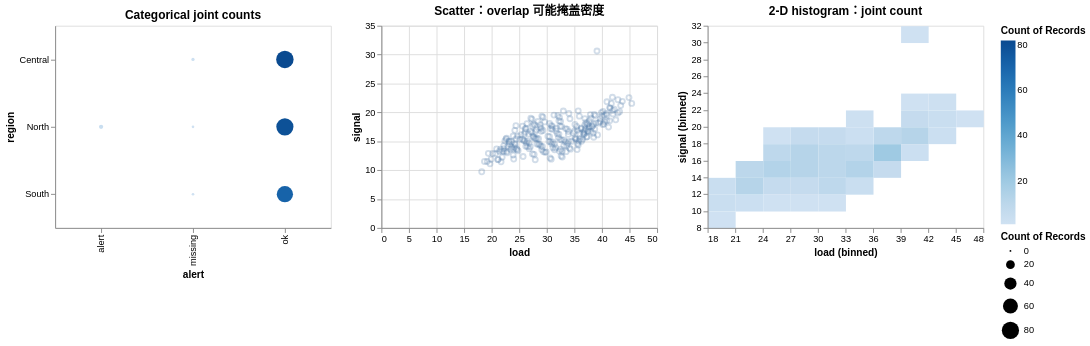

Write notebook code for a chart like this one.
### Markdown cell above
## 5. Joint distributions：margins 不能重建 combinations

分别知道两个 variables 的 marginal distributions，不能确定每个 cell 的 joint count。Scatter 饱和时换 2-D histogram；同样要改变 x/y bin step 做 sensitivity check。

### Code cell
category_joint = (
    alt.Chart(observations, width=300, height=220).mark_circle()
    .encode(x="alert:N", y="region:N", size="count():Q", color="count():Q")
    .properties(title="Categorical joint counts"))
joint_points = (
    alt.Chart(observations, width=300, height=220).mark_point(opacity=0.25)
    .encode(x="load:Q", y="signal:Q")
    .properties(title="Scatter：overlap 可能掩盖密度"))
joint_bins = (
    alt.Chart(observations, width=300, height=220).mark_rect()
    .encode(
        x=alt.X("load:Q").bin(step=3),
        y=alt.Y("signal:Q").bin(step=2), color="count():Q")
    .properties(title="2-D histogram：joint count"))
display(category_joint | joint_points | joint_bins)

### Figure 1 — Vega-Lite specification as saved in the notebook (floating-point values rounded to 4 significant figures; data arrays with more than 128 entries replaced by an {"elided": "..."} marker saying what was removed)
{"config": {"view": {"continuousWidth": 300, "continuousHeight": 300}}, "hconcat": [{"mark": {"type": "circle"}, "encoding": {"color": {"aggregate": "count", "type": "quantitative"}, "size": {"aggregate": "count", "type": "quantitative"}, "x": {"field": "alert", "type": "nominal"}, "y": {"field": "region", "type": "nominal"}}, "height": 220, "title": "Categorical joint counts", "width": 300}, {"mark": {"type": "point", "opacity": 0.25}, "encoding": {"x": {"field": "load", "type": "quantitative"}, "y": {"field": "signal", "type": "quantitative"}}, "height": 220, "title": "Scatter：overlap 可能掩盖密度", "width": 300}, {"mark": {"type": "rect"}, "encoding": {"color": {"aggregate": "count", "type": "quantitative"}, "x": {"bin": {"step": 3}, "field": "load", "type": "quantitative"}, "y": {"bin": {"step": 2}, "field": "signal", "type": "quantitative"}}, "height": 220, "title": "2-D histogram：joint count", "width": 300}], "data": {"name": "data-9d0375a219d4f69bc442586599b07ed3"}, "$schema": "https://vega.github.io/schema/vega-lite/v6.4.1.json", "datasets": {"data-9d0375a219d4f69bc442586599b07ed3": {"elided": "240 records"}}}
